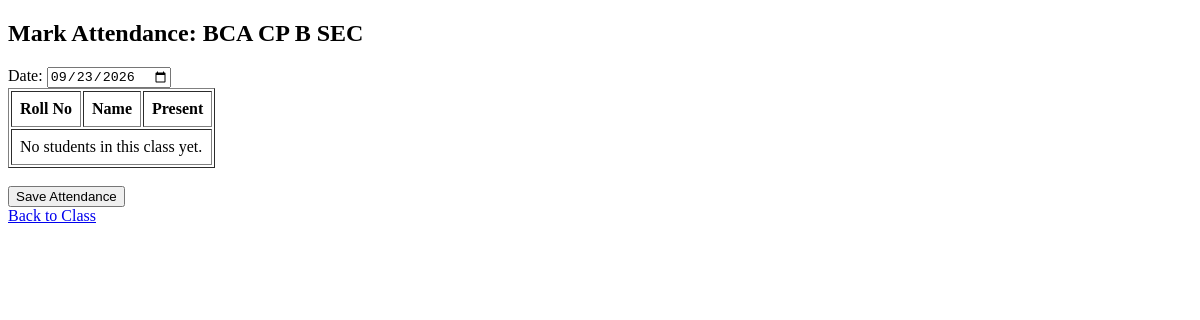
The page /class/1/attendance (signed in) on the database as committed earlier.
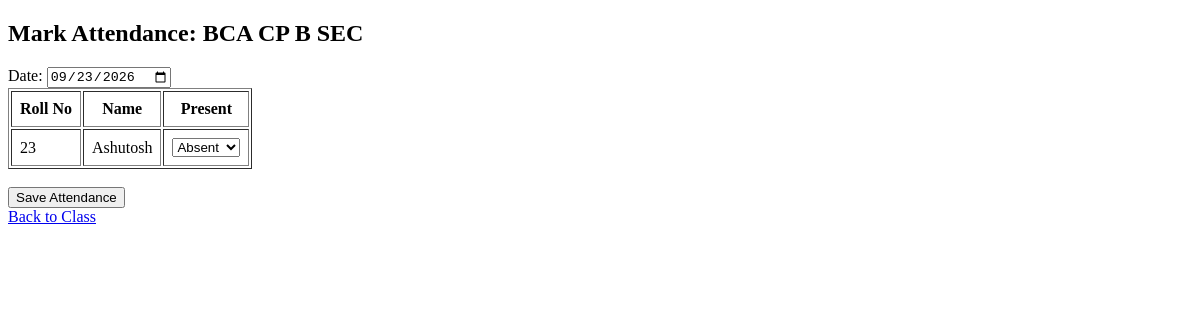
The same page on the database as committed later.
### models/models.py (models this page shows)
class Student(db.Model):
    id = db.Column(db.Integer, primary_key=True)
    user_id = db.Column(db.Integer, db.ForeignKey('user.id'), nullable=False)
    roll_number = db.Column(db.String(20), nullable=False)
    class_id = db.Column(db.Integer, db.ForeignKey('student_class.id'), nullable=False)
    student_user = db.relationship('User')

class User(db.Model, UserMixin):
    id = db.Column(db.Integer, primary_key=True)
    name = db.Column(db.String(100), nullable=False)
    email = db.Column(db.String(100), unique=True, nullable=False)
    password_hash = db.Column(db.String(200), nullable=False)
    role = db.Column(db.String(20), nullable=False)  # 'teacher' or 'student'

### routes/teacher_routes.py (the view, shortened to what this page needs)
@teacher.route('/class/<int:class_id>/attendance', methods=['GET', 'POST'])
@login_required
def mark_attendance(class_id):
    if current_user.role != 'teacher':
        return "Access denied. Teachers only.", 403
    class_obj = StudentClass.query.get_or_404(class_id)
    if class_obj.teacher_id != current_user.id:
        return "Access denied. Not your class.", 403
    selected_date_str = request.args.get('date') or request.form.get('date')
    if selected_date_str:
        selected_date = datetime.strptime(selected_date_str, '%Y-%m-%d').date()
    else:
        selected_date = date.today()
    students = Student.query.filter_by(class_id=class_id).all()
    existing_attendance = {}
    records = Attendance.query.filter_by(class_id=class_id, date=selected_date).all()
    for r in records:
        existing_attendance[r.student_id] = r.status
    return render_template(
        'mark_attendance.html',
        class_obj=class_obj,
        students=students,
        selected_date=selected_date,
        existing_attendance=existing_attendance
    )

### app.py (called while the page is built)
@login_manager.user_loader
def load_user(user_id):
    return User.query.get(int(user_id))

### templates/mark_attendance.html (shortened to what this page needs)
<!DOCTYPE html>
<html>
<head><title>Mark Attendance - {{ class_obj.class_name }}</title></head>
<body>
    <h2>Mark Attendance: {{ class_obj.class_name }}</h2>
    <form method="GET">
        <label>Date:</label>
        <input type="date" name="date" value="{{ selected_date }}" onchange="this.form.submit()">
    </form>
    <form method="POST">
        <table border="1" cellpadding="8">
            <tr><th>Roll No</th><th>Name</th><th>Present</th></tr>
            {% for s in students %}
            <tr>
                <td>{{ s.roll_number }}</td>
                <td>{{ s.student_user.name if s.student_user else 'Unknown' }}</td>
                <td>
                    <select name="status_{{ s.id }}">
                        <option value="absent" {% if existing_attendance.get(s.id) == 'absent' or s.id not in existing_attendance %}selected{% endif %}>Absent</option>
                    </select>
                </td>
            </tr>
            {% else %}
            <tr><td colspan="3">No students in this class yet.</td></tr>
            {% endfor %}
        </table>
        <br>
        <button type="submit">Save Attendance</button>
    </form>
    <a href="{{ url_for('teacher.view_class', class_id=class_obj.id) }}">Back to Class</a>
</body>
</html>

Rows that differ between the two databases and show on the page:
added Student: roll_number "23", student_user "Ashutosh", id "Absent"
Other text that changed with them:
text no longer shown: "No students in this class yet."
